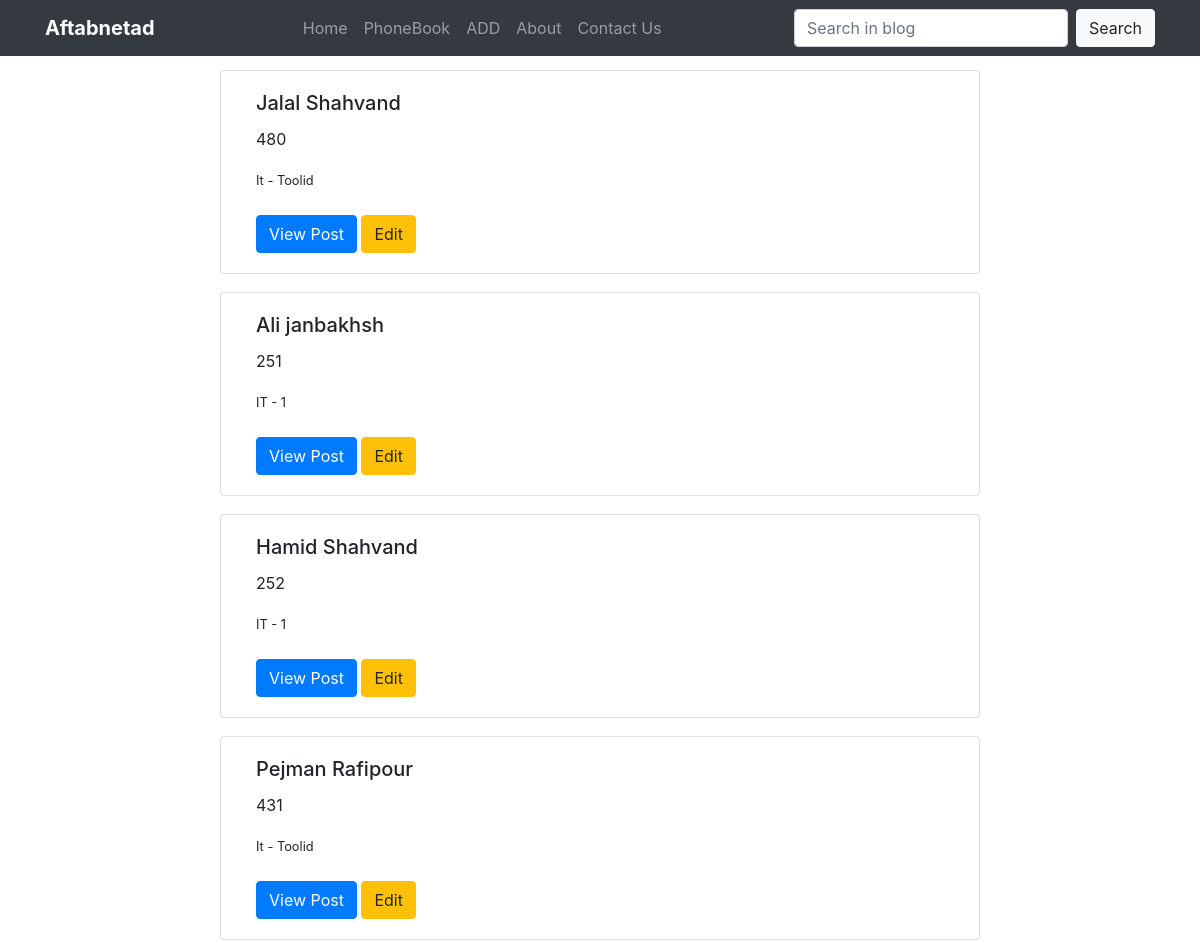
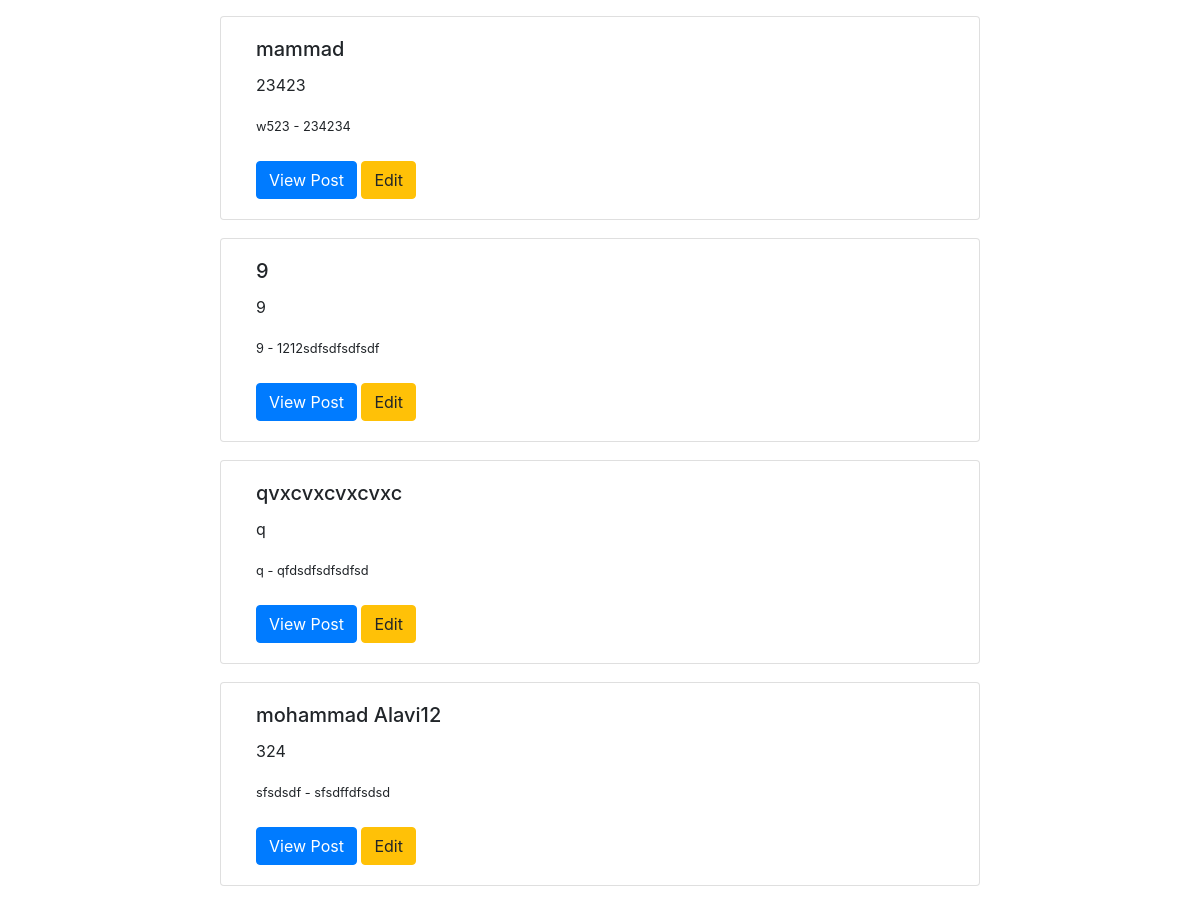
The page /post/index/ on the database its author committed (2 pictures, top to bottom).
### post/models.py (models this page shows, shortened)
class post(models.Model):
    name = models.CharField(max_length=150)
    tel = models.CharField(max_length=150)
    department = models.CharField(max_length=150)
    sakhteman = models.CharField(max_length=150)
    def get_absolute_url(self):
        return reverse("post:detail",kwargs={'id':self.id})
    def get_update_url(self):
        return reverse("post:update",kwargs={'id':self.id})

### post/views.py (the view)
# urls.py: path('index/',index_view ,name="index"),
def index_view(request):
    posts = post.objects.all()
    return render(request,'post/index.html',{"posts":posts})

### templates/post/index.html
{% extends 'base.html' %}
{% block  body %}
    {% for post in posts %}
        <div class="row">
            <div class="card col-md-8 offset-md-2">
                <div class="card-body">
                    <h5 class="card-title">{{ post.name }}</h5>
                    <p class="card-text">{{ post.tel}}</p>
                    <small>{{post.department}} -  {{post.sakhteman}}</small> <br><br>
                    <a href="{{ post.get_absolute_url }}" class="btn btn-primary">View Post</a>
                    <a href="{{ post.get_update_url }}" class="btn btn-warning">Edit</a>
                </div>
            </div>
        </div>
    {% endfor %}
{% endblock %}

### templates/base.html (shortened to what this page needs)
{% load static %}
<!DOCTYPE html>
<html lang="en">
<head>
    <link rel="stylesheet" href="{% static 'css/style.css' %}">
    <link rel="stylesheet" href="{% static '/css/bootstrap.min.css' %}">
</head>
<body>
    <div class="container">
    {% include 'header.html' %}
    {% block body%}
    {% endblock %}
    </div>
</body>
</html>

### templates/header.html (shortened to what this page needs)
<nav class="navbar navbar-expand-lg navbar-dark bg-dark fixed-top ">
    <div class="container">
        <a class="navbar-brand" href="#"><strong>Aftabnetad</strong></a>
        <div class="collapse navbar-collapse" id="navbarSupportedContent">
            <ul class="navbar-nav mx-auto">
                <li class="nav-item">
                    <a class="nav-link" href="/">Home</a>
                </li>
                <li class="nav-item">
                    <a class="nav-link" href="{% url 'post:index'%}">PhoneBook</a>
                </li>
                <li class="nav-item">
                    <a class="nav-link" href="{% url 'post:create'%}">ADD</a>
                </li>
                <li class="nav-item">
                    <a class="nav-link" href="#">About</a>
                </li>
                <li class="nav-item">
                    <a class="nav-link" href="#">Contact Us</a>
                </li>
            </ul>
            <form class="form-inline my-2 my-lg-0">
                <input class="form-control mr-sm-2" type="search" placeholder="Search in blog">
                <button class="btn btn-light my-2 my-sm-0" type="submit">Search</button>
            </form>
        </div>
    </div>
</nav>

### static/css/style.css (style rules this page uses)
body { background-color: #f6f6f6; padding-top: 70px; }
.card { margin-bottom: 18px; }

### rows shown on the page
post: name "Jalal Shahvand", tel "480", department "It", sakhteman "Toolid"
post: name "Ali janbakhsh", tel "251", department "IT", sakhteman "1"
post: name "Hamid Shahvand", tel "252", department "IT", sakhteman "1"
post: name "Pejman Rafipour", tel "431", department "It", sakhteman "Toolid"
post: name "mammad", tel "23423", department "w523", sakhteman "234234"
post: name "9", tel "9", department "9", sakhteman "1212sdfsdfsdfsdf"
post: name "qvxcvxcvxcvxc", tel "q", department "q", sakhteman "qfdsdfsdfsdfsd"
post: name "mohammad Alavi12", tel "324", department "sfsdsdf", sakhteman "sfsdffdfsdsd"
